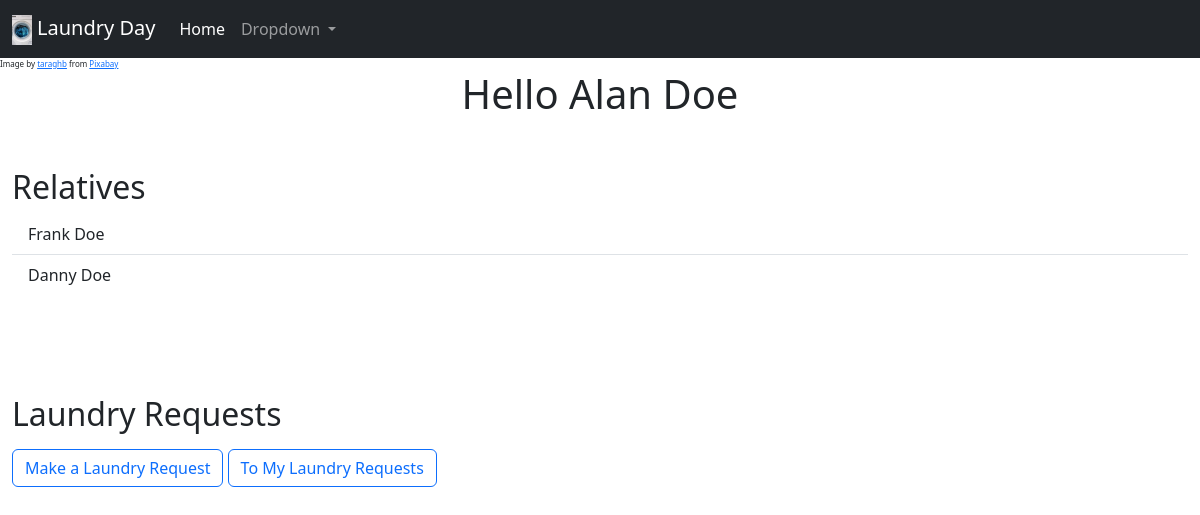
Before: /user/3 with the older database file.
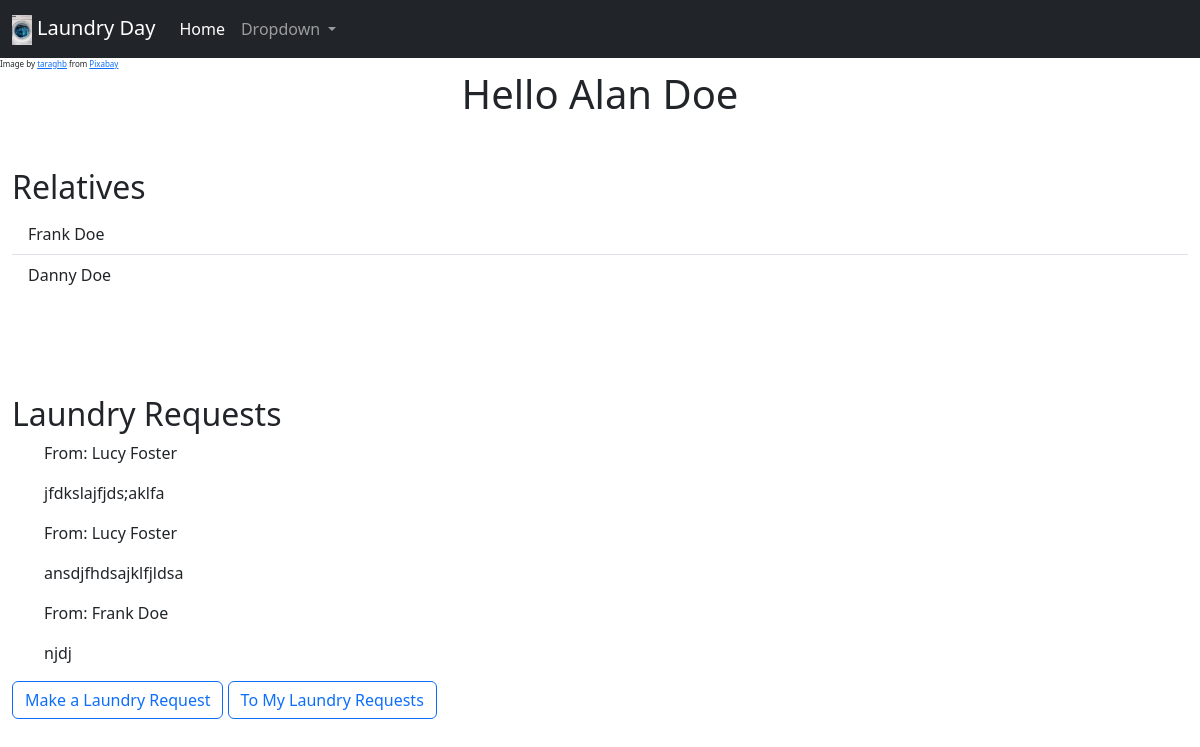
After: the same page with the newer database file.
### laundry_day/models.py (models this page shows, shortened)
class User(models.Model):
    name = models.CharField(max_length=100)
    def __str__(self):
        return self.name
    class Meta:
        db_table = 'custom_user'
    parent = models.ForeignKey('self',
                               null=True,
                               blank=True,
                               related_name='children',
                               on_delete=models.SET_NULL)
    def get_siblings(self):
        if self.parent:
            return self.parent.children.exclude(id=self.id)
        else:
            return User.objects.none()

class LaundryRequests(models.Model):
    to_user = models.ForeignKey(User, on_delete=models.CASCADE, related_name='to_user')
    from_user = models.ForeignKey(User, on_delete=models.CASCADE, related_name='from_user')
    message = models.CharField(max_length=5000)
    def __str__(self):
        return self.message

### laundry_day/views.py (the view)
# urls.py: path("user/<int:pk>", views.UserDetailView.as_view(), name="user_detail"),
class UserDetailView(generic.DetailView):
    model = User
    template_name = 'laundry_day/user_detail.html'
    context_object_name = 'user'
    def get_context_data(self, **kwargs):
        context = super().get_context_data(**kwargs)
        user = self.object
        laundry_requests = LaundryRequests.objects.filter(to_user=user)
        context['laundry_requests'] = laundry_requests
        context['relatives'] = self.object.get_siblings()
        context['children'] = self.object.children.all()
        return context

### laundry_day/templates/laundry_day/user_detail.html (shortened to what this page needs)
{% extends "laundry_day/base_template.html" %}
{% block content %}
<div class="container-fluid">
    {%if user%}
        <h1 style = "text-align: center;">Hello {{user.name}}</h1>
    {%else%}
        <h1>User not found</h1>
    {%endif%}
        <div style= "margin-top: 50px;">
            <h2>Relatives</h2>
            <ul class= "list-group list-group-flush">
                {%for child in children%}
                    <li class="list-group-item">{{child.name}}</li>
                {%endfor%}
            </ul>
        </div>
        <div style="margin-top: 100px;">
            <h2 >Laundry Requests</h2>
            <ul>
                {%for request in laundry_requests%}
                    <li class = "list-group-item">
                        <p>From: {{request.from_user}}</p>
                        <p>{{request}}</p></li>
                {%endfor%}
            </ul>
            <a class = "btn btn-outline-primary" href="{%url 'create_laundry_request' pk=user.id %}">Make a Laundry Request</a>
            <a class = "btn btn-outline-primary" href="{%url 'laundry_request_detail' user.id%}">To My Laundry Requests</a>
        </div>
</div>
{% endblock %}

Changed rows visible on the page:
added LaundryRequests: from_user "Lucy Foster", message "jfdkslajfjds;aklfa"
added LaundryRequests: from_user "Lucy Foster", message "ansdjfhdsajklfjldsa"
added LaundryRequests: from_user "Frank Doe", message "njdj"
